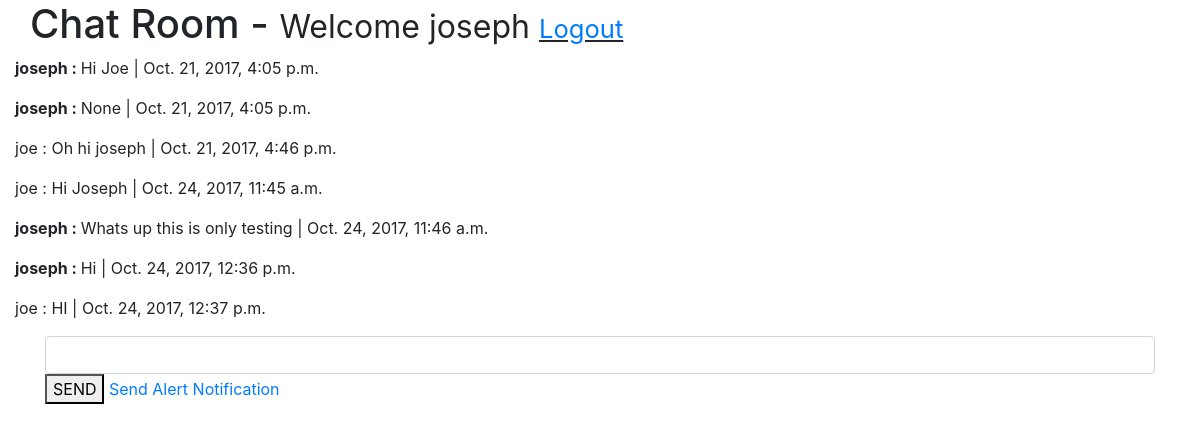
Screenshot of / (signed in) with the database file from the repository.
### example/models.py (models this page shows, shortened)
class ChatLog(models.Model):
	session_id = models.ForeignKey('ChatSession', on_delete=models.CASCADE, blank=False, default=0)
	messages = models.CharField(max_length=1000, null=True, blank=False)
	date = models.DateTimeField(auto_now=True, blank=True)
	sender_id = models.ForeignKey(User, on_delete=models.CASCADE ,related_name='sender_id', blank=False, default=0)
	receiver_id = models.ForeignKey(User, on_delete=models.CASCADE, related_name='receiver_id', blank=False, default=0)

### example/views.py (the view)
# urls.py: 2. Add a URL to urlpatterns:  url(r'^$', views.home, name='home')
@login_required(login_url='/accounts/login/')
def home(request):
	users = User.objects.exclude(id=request.user.id)
	channel = ChatSession.objects.get(id = 1) #CHANGE WITH PARAMETER GET Using token!!
	logs = ChatLog.objects.filter(session_id = channel.id).select_related()
	return render(request, 'home.html',{'users': users, 'username' : request.user.username, 'user_id': request.user.id, 'logs' : logs, 'channel_name': channel.channel_name})

### templates/home.html (shortened to what this page needs)
<!DOCTYPE html>
<html>
<head>
	{% load staticfiles %}
	<link rel="stylesheet" type="text/css" href="{% static 'example/css/bootstrap.min.css' %}">
</head>
<body>
	<div class="container">
		<section class="heading">
			<div class="row">
				<h1> Chat Room - <small>Welcome {{user.username}} <small><u><a href="/accounts/logout">Logout</a></u></small></small></h1>
			</div>
		</section>
		<section class="chat-log">
			<div class="row">
				<div class="chat">
					{% for log in logs %}
						<div class="row message-bubble">
							{% ifnotequal log.sender_id|stringformat:"s" user.username %}
								<p>{{log.sender_id}} : {{log.messages}} | {{log.date}}</p>
							{% else %}
								<p><b>{{log.sender_id}} : </b>{{log.messages}} | {{log.date}}</p>
							{% endifnotequal%}
						</div>
					{%endfor%}
				</div>
			</div>
		</section>
		<section class="chat-form">
			<div class="row">
				{%for user in users%}
				<div class="col-md-12">
					<form action="" method="POST">
						<div class="form-group">
							<input type="text" name="msg" id="msg" class="form-control">
							<button type="submit" name="submit" id="submit">SEND</button>
							<a href="/alert/?user={{user.id}}&username={{user.username}}&user_id_sender={{user_id}}&username_sender={{username}}"> Send Alert Notification</a>
						</div>
					</form>
				</div>
				{%empty%}
					<b>No users found</b>
				{%endfor%}
			</div>
		</section>
	</div>
</body>
</html>

### rows the page displays
ChatLog: sender_id "joseph", messages "Hi Joe", date "Oct. 21, 2017, 4:05 p.m."
ChatLog: sender_id "joseph", messages "None", date "Oct. 21, 2017, 4:05 p.m."
ChatLog: sender_id "joe", messages "Oh hi joseph", date "Oct. 21, 2017, 4:46 p.m."
ChatLog: sender_id "joe", messages "Hi Joseph", date "Oct. 24, 2017, 11:45 a.m."
ChatLog: sender_id "joseph", messages "Whats up this is only testing", date "Oct. 24, 2017, 11:46 a.m."
ChatLog: sender_id "joseph", messages "Hi", date "Oct. 24, 2017, 12:36 p.m."
ChatLog: sender_id "joe", messages "HI", date "Oct. 24, 2017, 12:37 p.m."

### other values shown
{{ user.username }} "joseph"
